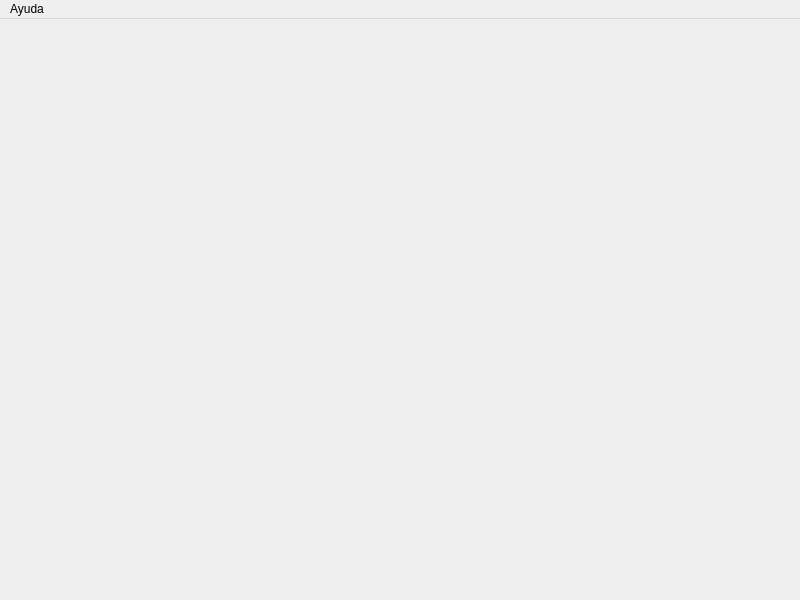
<?xml version="1.0" encoding="UTF-8"?>
<ui version="4.0">
 <class>VentanaBase</class>
 <widget class="QMainWindow" name="VentanaBase">
  <property name="windowModality">
   <enum>Qt::WindowModality::ApplicationModal</enum>
  </property>
  <property name="geometry">
   <rect>
    <x>0</x>
    <y>0</y>
    <width>800</width>
    <height>600</height>
   </rect>
  </property>
  <property name="windowTitle">
   <string>Social Structure</string>
  </property>
  <widget class="QWidget" name="centralwidget">
   <layout class="QVBoxLayout" name="verticalLayout">
    <item>
     <widget class="QWidget" name="widgetBase" native="true"/>
    </item>
   </layout>
  </widget>
  <widget class="QMenuBar" name="menubar">
   <property name="geometry">
    <rect>
     <x>0</x>
     <y>0</y>
     <width>800</width>
     <height>25</height>
    </rect>
   </property>
   <widget class="QMenu" name="menuAyuda">
    <property name="title">
     <string>Ayuda</string>
    </property>
    <addaction name="actionAcerca_De"/>
   </widget>
   <addaction name="menuAyuda"/>
  </widget>
  <action name="actionAcerca_De">
   <property name="text">
    <string>Acerca De</string>
   </property>
  </action>
 </widget>
 <resources/>
 <connections/>
</ui>
